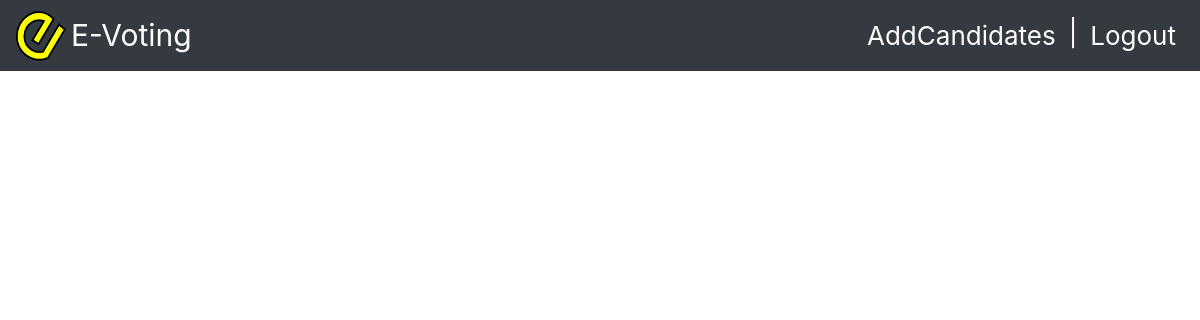
The page /organiser_app/region-candidate/0 on the database as committed earlier.
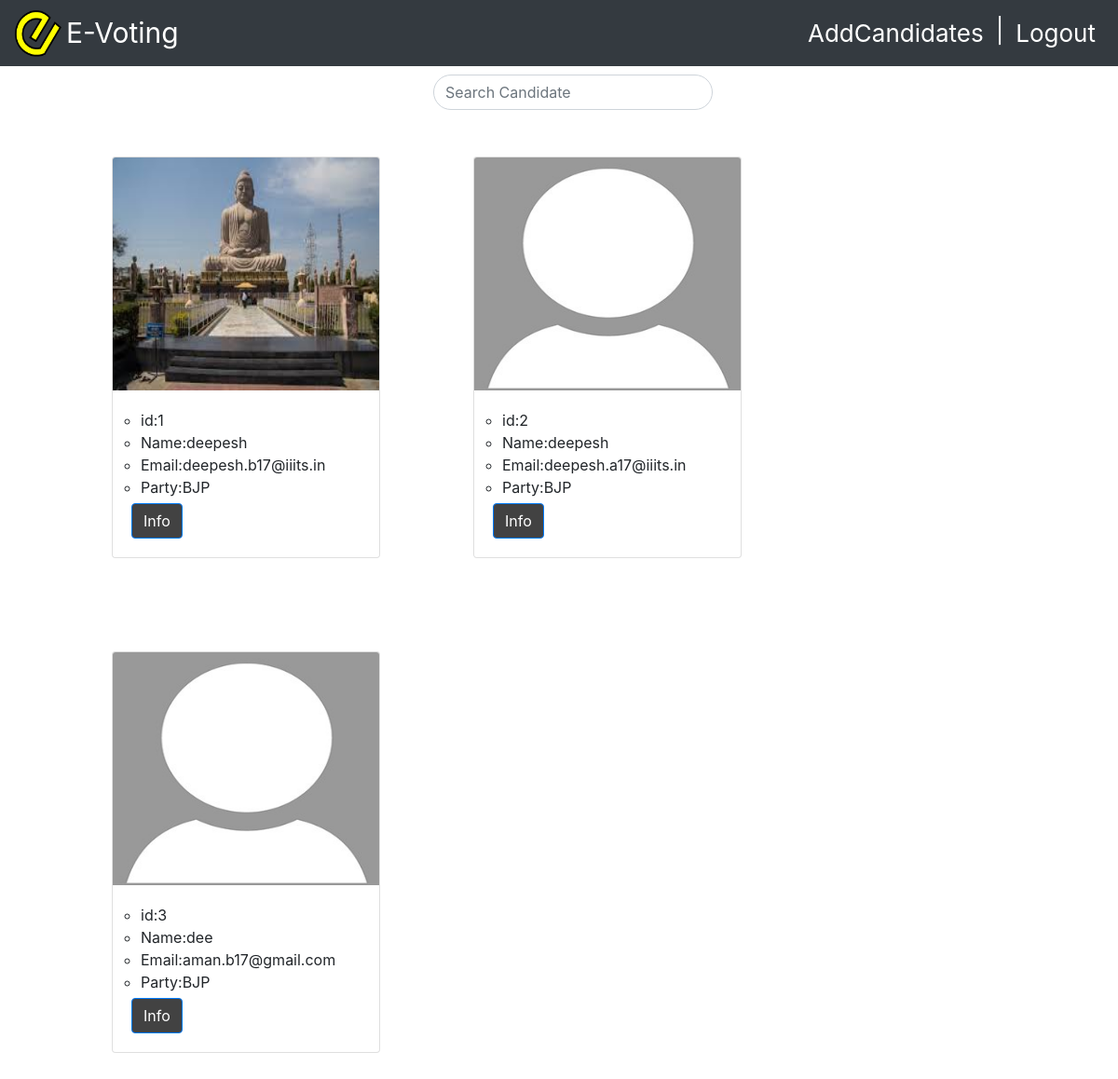
The same page on the database as committed later.
### organiser_app/models.py (models this page shows, shortened)
class Candidate(models.Model):
    candidate_id=models.AutoField(primary_key=True)
    candidate_name=models.CharField(max_length=50,null=False)
    candidate_fname=models.CharField(max_length=50,null=False)
    candidate_party=models.CharField(choices=party_options,null=False,max_length=10,default="Bhartiya Janta Party")
    candidate_region=models.CharField(choices=region_options,null=False,max_length=10,default="AndhraPradesh")
    candidate_gender=models.CharField(choices=Gender_options,null=False,max_length=1,default="Male")
    candidate_email=models.EmailField(unique=True,null=False)
    candidate_dob=models.DateField(null=False)
    candidate_aadhar=models.BigIntegerField(unique=True,null=False)
    profile_pic=models.ImageField(upload_to='profile_pics',blank=True)

### organiser_app/views.py (the view)
# urls.py: path('region-candidate/<int:pk>',views.reg_candidate,name="region-candidate"),
def reg_candidate(request,pk):
    template_name='organiser_app/region_candidate.html'
    candidates=Candidate.objects.filter(candidate_region=pk)
    context={'candidates':candidates}
    return render(request,template_name,context)

### organiser_app/templatetags/mytag.py (called while the page is built)
@register.filter
def modulo(num,val):
    return num % val

### templates/organiser_app/region_candidate.html (shortened to what this page needs)
<!doctype html>
{% load staticfiles %}
{% load mytag %}
{% load extra %}
<html lang="en">
   <head>
      <link rel="stylesheet" href="https://stackpath.bootstrapcdn.com/bootstrap/4.1.3/css/bootstrap.min.css">
   </head>
   <body style="position: relative; padding-top: 20px;">
      <nav class="navbar fixed-top container-fluid navbar-expand-lg navbar-light bg-dark" style="background-color:#008B8B">
         <div class="collapse navbar-collapse" id="navbarSupportedContent">
            <img src="{% static "images/e-voting.png"%}" alt="evoting image" width="50" height="50">
            <p style="color:white; font-size:30px;margin:5px">E-Voting</p>
         </div>
         <ul class="nav navbar-nav navbar-right">
            <li class="nav-item active">
               <a class="nav-link text-white" href="{% url 'organiser_app:candidate' %}" style="font-size:26px">AddCandidates <span class="sr-only">(current)</span></a>
            </li>
            <li>
               <p class="text-white " style="font-size:26px;margin:5px">|</p>
            </li>
            <li class="nav-item active">
               <a class="nav-link text-white " href="{% url 'organiser_app:evoting-logout'%}" style="font-size:26px">Logout <span class="sr-only">(current)</span></a>
            </li>
         </ul>
      </nav>
      {% if candidates %}
      <div id="candidates">
        <div class="row float-right justify-content-center w-100">
          <input class="search float-right form-control col-3" style="margin-top:10px;border-radius:20px;"placeholder="Search Candidate" />
        </div>
        <div class="container-fluid">
          <ul class="nospace list" style="margin-left:15px;margin-top:50px">
             {% for candidate in candidates %}
             {% if forloop.counter|modulo:3 == 1 %}
             <li class="one_quarter first">
                <div class="card sm-6 " style="width: 18rem;margin:50px;">
                  {% if candidate.profile_pic %}
                   <img class="card-img-top" src="{{ candidate.profile_pic.url }}" alt="Card image cap" width="50" height="250">
                     {% else %}
                       <img class="card-img-top" src="{% static 'images/default.jpg' %}" alt="Card image cap" width="50" height="250">
                       {% endif %}
                   <div class="card-body">
                      <ul class="list" style="margin-left: -30px">
                         <li class="cid">id:{{candidate.candidate_id}}</li>
                         <li class="cname">Name:{{candidate.candidate_name}}</li>
                         <li>Email:{{ candidate.candidate_email}}</li>
                         <li class="party">Party:{{candidate.candidate_party}}</li>
                      </ul>
                      <a href="{% url "organiser_app:candidate_view" candidate.candidate_id %}" class="btn btn-primary" style="background-color:#424242;margin-top:5px">Info</a>
                   </div>
                </div>
             </li>
             {% else %}
             <li class="one_quarter">
                <form action="{% url 'organiser_app:index' %}"  method="post">
                   <div class="card sm-6  " style="width: 18rem;margin:50px">
                     {% if candidate.profile_pic %}
                      <img class="card-img-top" src="{{ candidate.profile_pic.url }}" alt="Card image cap" width="50" height="250">
                      {% else %}
                        <img class="card-img-top" src="{% static 'images/default.jpg' %}" alt="Card image cap" width="50" height="250">
                      {% endif %}
                      <div class="card-body">
                         <ul style="margin-left: -30px">
                            <li class="cid">id:{{candidate.candidate_id}}</li>
                            <li class="cname">Name:{{candidate.candidate_name}}</li>
                            <li>Email:{{ candidate.candidate_email}}</li>
                            <li class="party">Party:{{candidate.candidate_party}}</li>
                         </ul>
                         <a href="{% url "organiser_app:candidate_view" candidate.candidate_id %}" class="btn btn-primary" style="background-color:#424242;margin-top:5px">Info</a>
                      </div>
                   </div>
                </form>
             </li>
             {% endif %}
             {% endfor %}
          </ul>
        </div>
         {% endif %}
      </div>
   </body>
</html>

### templates/organiser_app/region_candidate.html (style rules this page uses)
.one_quarter { display:inline-block; float:left; margin:0 0 0 ; list-style:none; }
.first { margin-left-0; clear:left; }
.one_quarter { width:22.699386; }
.nospace { margin:0; padding:25; list-style:none; display:block; }

Rows that differ between the two databases and show on the page:
added Candidate: profile_pic (picture), candidate_id "1", candidate_name "deepesh", candidate_email "deepesh.b17@iiits.in", candidate_party "BJP"
added Candidate: candidate_id "2", candidate_name "deepesh", candidate_email "deepesh.a17@iiits.in", candidate_party "BJP"
added Candidate: candidate_id "3", candidate_name "dee", candidate_email "aman.b17@gmail.com", candidate_party "BJP"
